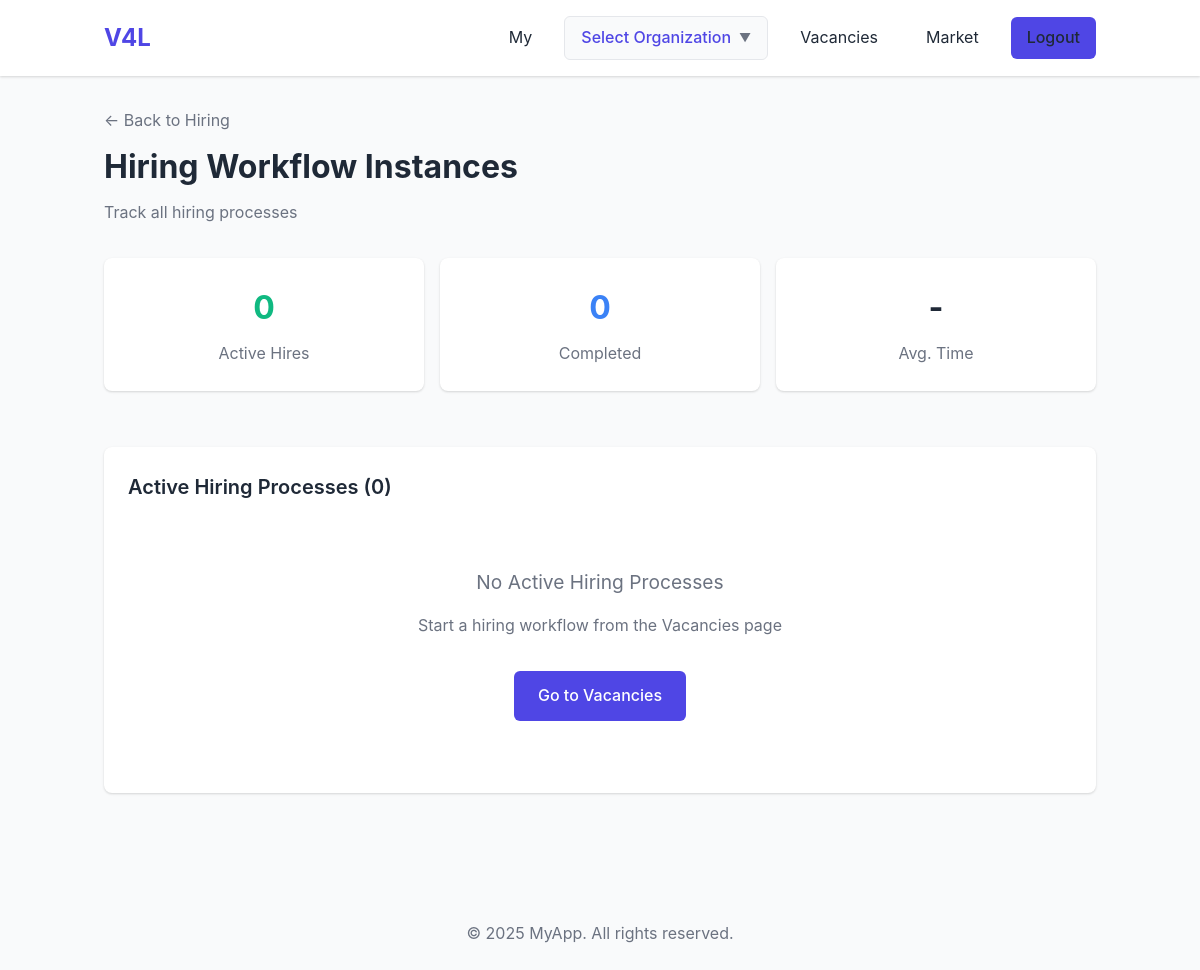
/public/organizations/departments/human_resource/hiring/instances/index.php (signed in), run on an earlier commit of the app's database.
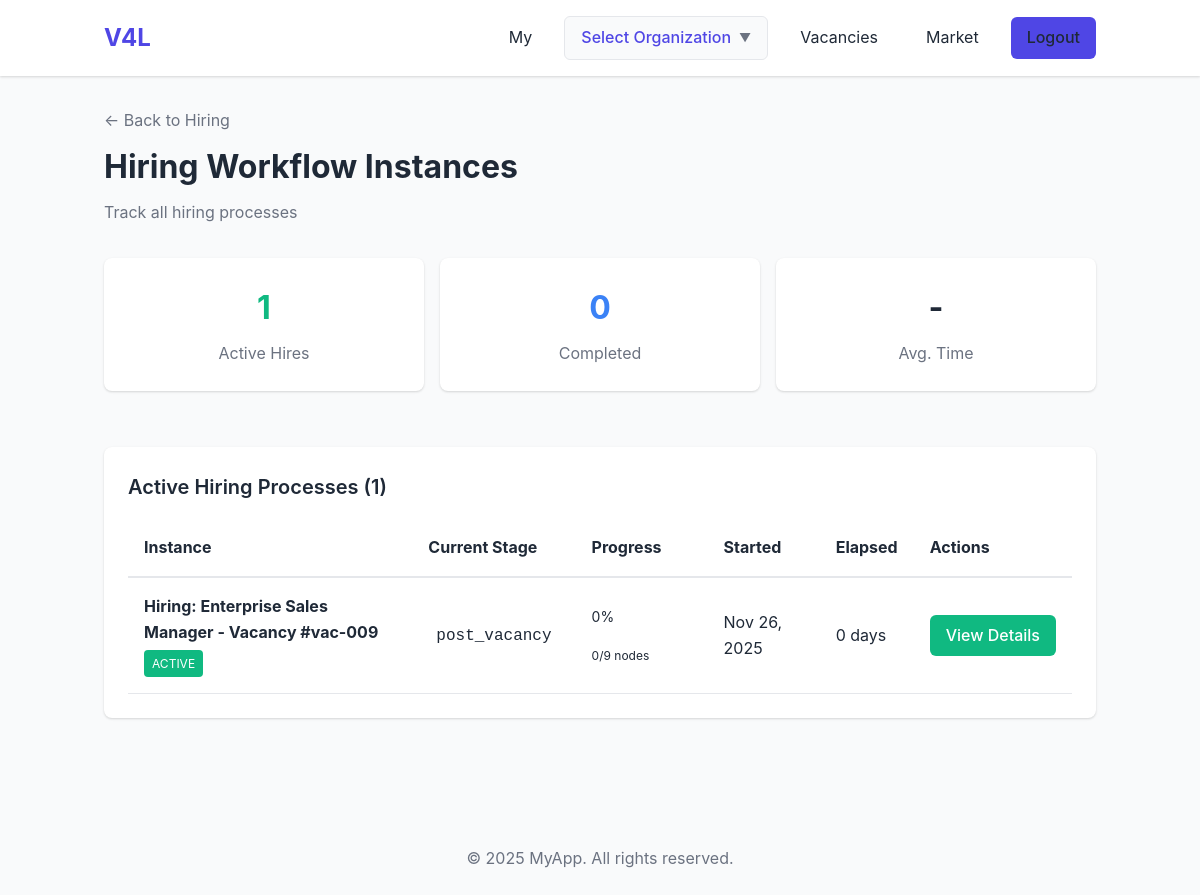
And on a later commit of the database.
### tables this page shows
CREATE TABLE workflow_instances (
            id TEXT PRIMARY KEY,
            workflow_id TEXT NOT NULL,
            instance_name TEXT NOT NULL,
            entity_id TEXT,
            entity_type TEXT,
            current_node_id TEXT NOT NULL,
            status TEXT NOT NULL DEFAULT 'active',
            initiated_by TEXT NOT NULL,
            started_at TEXT NOT NULL,
            completed_at TEXT,
            cancelled_at TEXT,
            cancelled_by TEXT,
            cancellation_reason TEXT,
            metadata TEXT,
            created_by TEXT NOT NULL,
            created_at TEXT NOT NULL,
            updated_by TEXT,
            updated_at TEXT,
            FOREIGN KEY (workflow_id) REFERENCES workflows(id),
            FOREIGN KEY (initiated_by) REFERENCES users(id),
            FOREIGN KEY (cancelled_by) REFERENCES users(id)
        );

### src/classes/WorkflowInstanceRepository.php (called while the page is built, shortened)
<?php
class WorkflowInstanceRepository {
    private $db;
    private $tableName = 'workflow_instances';
    public function __construct() {
        $this->db = Database::getInstance();
    }
    public function findById($id) {
        if ($this->db->getDriver() === 'sqlite') {
            $pdo = $this->db->getPdo();
            $stmt = $pdo->prepare("SELECT * FROM {$this->tableName} WHERE id = ?");
            $stmt->execute([$id]);
            $data = $stmt->fetch();
            if ($data) {
                return new WorkflowInstance($data);
            }
        }
        return null;
    }
    public function findByWorkflowId($workflowId, $status = null, $limit = 100, $offset = 0) {
        if ($this->db->getDriver() === 'sqlite') {
            $pdo = $this->db->getPdo();
            $sql = "SELECT * FROM {$this->tableName} WHERE workflow_id = ?";
            $params = [$workflowId];
            if ($status !== null) {
                $sql .= " AND status = ?";
                $params[] = $status;
            }
            $sql .= " ORDER BY started_at DESC LIMIT ? OFFSET ?";
            $params[] = $limit;
            $params[] = $offset;
            $stmt = $pdo->prepare($sql);
            $stmt->execute($params);
            $data = $stmt->fetchAll();
            $instances = [];
            foreach ($data as $row) {
                $instances[] = new WorkflowInstance($row);
            }
            return $instances;
        }
        return [];
    }
    public function count($filters = []) {
        if ($this->db->getDriver() === 'sqlite') {
            $pdo = $this->db->getPdo();
            $sql = "SELECT COUNT(*) as count FROM {$this->tableName} WHERE 1=1";
            $params = [];
            if (!empty($filters['workflow_id'])) {
                $sql .= " AND workflow_id = ?";
                $params[] = $filters['workflow_id'];
            }
            if (!empty($filters['status'])) {
                $sql .= " AND status = ?";
                $params[] = $filters['status'];
            }
            $stmt = $pdo->prepare($sql);
            $stmt->execute($params);
            $result = $stmt->fetch();
            return (int)$result['count'];
        }
        return 0;
    }
    public function getExecutionLog($instanceId) {
        if ($this->db->getDriver() === 'sqlite') {
            $pdo = $this->db->getPdo();
            $stmt = $pdo->prepare("
                SELECT
                    wel.*,
                    u.full_name as user_name,
                    u.email as user_email
                FROM workflow_execution_log wel
                LEFT JOIN users u ON wel.user_id = u.id
                WHERE wel.workflow_instance_id = ?
                ORDER BY wel.executed_at ASC
            ");
            $stmt->execute([$instanceId]);
            return $stmt->fetchAll();
        }
        return [];
    }
    public function getWorkflowNodes($workflowId) {
        if ($this->db->getDriver() === 'sqlite') {
            $pdo = $this->db->getPdo();
            $stmt = $pdo->prepare("
                SELECT * FROM workflow_nodes
                WHERE workflow_id = ?
                ORDER BY sort_order ASC
            ");
            $stmt->execute([$workflowId]);
            return $stmt->fetchAll();
        }
        return [];
    }
}

### src/config/Database.php (called while the page is built, shortened)
<?php
class Database {
    private static $instance = null;
    private $driver;
    private function __construct() {
        $this->driver = Env::getDbDriver();
    }
    public static function getInstance() {
        if (self::$instance === null) {
            self::$instance = new self();
        }
        return self::$instance;
    }
    public function getDriver() {
        return $this->driver;
    }
}

### src/config/Env.php (called while the page is built, shortened)
<?php
class Env {
    private static $vars = [];
    private static function setDefaults() {
        $defaults = [
            'APP_ENV' => 'development',
            'DB_DRIVER' => 'sqlite',
            'SQLITE_DB_PATH' => 'database/app.db',
            'APP_NAME' => 'MyApp',
            'APP_DEBUG' => 'true',
            'BASE_URL' => 'http://localhost:8000',
            'SESSION_LIFETIME' => '86400',
            'SESSION_NAME' => 'myapp_session',
            'PASSWORD_MIN_LENGTH' => '6'
        ];
        foreach ($defaults as $key => $value) {
            self::$vars[$key] = $value;
        }
    }
    public static function get($key, $default = null) {
        if (isset(self::$vars[$key])) {
            return self::$vars[$key];
        }
        return $default;
    }
    public static function getDbDriver() {
        return self::get('DB_DRIVER', 'sqlite');
    }
}

### src/includes/autoload.php (called while the page is built, shortened)
<?php
spl_autoload_register(function ($class) {
    $prefix = 'App\\';
    $base_dir = __DIR__ . '/../';
    $len = strlen($prefix);
    $relative_class = substr($class, $len);
    $file = $base_dir . str_replace('\\', '/', $relative_class) . '.php';
});

### src/classes/WorkflowEngine.php (called while the page is built, shortened)
<?php
class WorkflowEngine {
    private $instanceRepo;
    public function __construct() {
        $this->instanceRepo = new WorkflowInstanceRepository();
    }
    public function getProgress($instanceId) {
        $instance = $this->instanceRepo->findById($instanceId);
        $nodes = $this->instanceRepo->getWorkflowNodes($instance->getWorkflowId());
        $executionLog = $this->instanceRepo->getExecutionLog($instanceId);
        $executedNodes = [];
        $completedCount = count($executedNodes);
        $totalCount = count($nodes);
        $percentage = $totalCount > 0 ? round(($completedCount / $totalCount) * 100) : 0;
        return [
            'instance' => $instance,
            'completed_nodes' => $completedCount,
            'total_nodes' => $totalCount,
            'percentage' => $percentage,
            'current_node' => $instance->getCurrentNodeId(),
            'status' => $instance->getStatus()
        ];
    }
}

### src/classes/WorkflowInstance.php (called while the page is built, shortened)
<?php
class WorkflowInstance {
    private $id;
    private $instance_name;
    private $current_node_id;
    private $status;
    private $started_at;
    private $completed_at;
    public function hydrate($data) {
        if (isset($data['id'])) $this->id = $data['id'];
        if (isset($data['instance_name'])) $this->instance_name = $data['instance_name'];
        if (isset($data['current_node_id'])) $this->current_node_id = $data['current_node_id'];
        if (isset($data['status'])) $this->status = $data['status'];
        if (isset($data['started_at'])) $this->started_at = $data['started_at'];
    }
    public function getId() { return $this->id; }
    public function getInstanceName() { return $this->instance_name; }
    public function getCurrentNodeId() { return $this->current_node_id; }
    public function getStatus() { return $this->status; }
    public function getStartedAt() { return $this->started_at; }
    public function getElapsedTime() {
        $start = new \DateTime($this->started_at);
        $end = $this->completed_at ? new \DateTime($this->completed_at) : new \DateTime();
        return $start->diff($end);
    }
    public function getElapsedDays() {
        $diff = $this->getElapsedTime();
        return $diff->days;
    }
    public function getStatusBadgeClass() {
        switch ($this->status) {
            case 'active':
                return 'background: #10b981; color: white;';
        }
    }
}

### public/organizations/departments/human_resource/hiring/instances/index.php (the view, shortened to what the changed rows need)
<?php
require_once __DIR__ . '/../../../../../../src/includes/autoload.php';
$instanceRepo = new WorkflowInstanceRepository();
$workflowEngine = new WorkflowEngine();
$activeInstances = $instanceRepo->findByWorkflowId('hiring_workflow_v1', 'active');
$activeCount = $instanceRepo->count(['workflow_id' => 'hiring_workflow_v1', 'status' => 'active']);
$completedCount = $instanceRepo->count(['workflow_id' => 'hiring_workflow_v1', 'status' => 'completed']);
include __DIR__ . '/../../../../../../views/header.php';
?>
<div class="py-4">
    <div style="display: flex; justify-content: space-between; align-items: center; margin-bottom: 2rem;">
        <div>
            <h1 style="margin-top: 0.5rem;">Hiring Workflow Instances</h1>
        </div>
    </div>
    <div style="display: grid; grid-template-columns: repeat(auto-fit, minmax(200px, 1fr)); gap: 1rem; margin-bottom: 2rem;">
        <div class="card" style="text-align: center;">
            <h3 style="margin: 0; font-size: 2rem; color: #10b981;"><?php echo $activeCount; ?></h3>
            <p class="text-muted" style="margin: 0.5rem 0 0 0;">Active Hires</p>
        </div>
    </div>
    <div class="card" style="margin-bottom: 2rem;">
        <h2 class="card-title">Active Hiring Processes (<?php echo count($activeInstances); ?>)</h2>
        <?php if (empty($activeInstances)): ?>
            <div style="text-align: center; padding: 3rem 1rem;">
                <p class="text-muted" style="font-size: 1.2rem; margin-bottom: 1rem;">No Active Hiring Processes</p>
                <p class="text-muted" style="margin-bottom: 2rem;">Start a hiring workflow from the Vacancies page</p>
                <a href="/organizations/departments/human_resource/vacancies/" class="btn btn-primary">Go to Vacancies</a>
            </div>
        <?php else: ?>
            <div style="overflow-x: auto;">
                <table style="width: 100%; border-collapse: collapse;">
                    <thead>
                        <tr style="border-bottom: 2px solid var(--border-color); text-align: left;">
                            <th style="padding: 1rem;">Instance</th>
                            <th style="padding: 1rem;">Current Stage</th>
                            <th style="padding: 1rem;">Progress</th>
                            <th style="padding: 1rem;">Started</th>
                            <th style="padding: 1rem;">Elapsed</th>
                            <th style="padding: 1rem;">Actions</th>
                        </tr>
                    </thead>
                    <tbody>
                        <?php foreach ($activeInstances as $instance): ?>
                            <?php $progress = $workflowEngine->getProgress($instance->getId()); ?>
                            <tr style="border-bottom: 1px solid var(--border-color);">
                                <td style="padding: 1rem;">
                                    <strong><?php echo htmlspecialchars($instance->getInstanceName()); ?></strong>
                                    <br>
                                    <span style="display: inline-block; padding: 0.25rem 0.5rem; border-radius: 4px; font-size: 0.75rem; margin-top: 0.25rem; <?php echo $instance->getStatusBadgeClass(); ?>">
                                        <?php echo strtoupper($instance->getStatus()); ?>
                                    </span>
                                </td>
                                <td style="padding: 1rem;">
                                    <code style="background: var(--bg-light); padding: 0.25rem 0.5rem; border-radius: 4px;">
                                        <?php echo htmlspecialchars($instance->getCurrentNodeId()); ?>
                                    </code>
                                </td>
                                <td style="padding: 1rem;">
                                    <?php if ($progress): ?>
                                        <div style="margin-bottom: 0.25rem;">
                                            <span style="font-size: 0.875rem;"><?php echo $progress['percentage']; ?>%</span>
                                        </div>
                                        <div style="background: var(--bg-light); border-radius: 4px; height: 8px; overflow: hidden; width: 100px;">
                                        </div>
                                        <span style="font-size: 0.75rem; color: var(--text-muted);">
                                            <?php echo $progress['completed_nodes']; ?>/<?php echo $progress['total_nodes']; ?> nodes
                                        </span>
                                    <?php endif; ?>
                                </td>
                                <td style="padding: 1rem;">
                                    <?php echo date('M j, Y', strtotime($instance->getStartedAt())); ?>
                                </td>
                                <td style="padding: 1rem;">
                                    <?php echo $instance->getElapsedDays(); ?> days
                                </td>
                                <td style="padding: 1rem; white-space: nowrap;">
                                    <a href="/organizations/departments/human_resource/hiring/instances/view/?id=<?php echo $instance->getId(); ?>" class="btn btn-secondary" style="padding: 0.5rem 1rem;">View Details</a>
                                </td>
                            </tr>
                        <?php endforeach; ?>
                    </tbody>
                </table>
            </div>
        <?php endif; ?>
    </div>
</div>
<?php include __DIR__ . '/../../../../../../views/footer.php'; ?>

What changed in the data, as far as the page shows it:
added workflow_instances: instance_name "Hiring: Enterprise Sales Manager - Vacancy #vac-009", status "ACTIVE", current_node "post_vacancy", percentage "0", completed_nodes "0", total_nodes "9", started_at "Nov 26, 2025", ElapsedDays "0"
Also different on the page:
$activeCount: "0" → "1"
count($activeInstances): "0" → "1"
text no longer shown: "No Active Hiring Processes Start a hiring workflow from the Vacancies page Go to Vacancies"
text now shown: "Instance Current Stage Progress Started Elapsed Actions"
